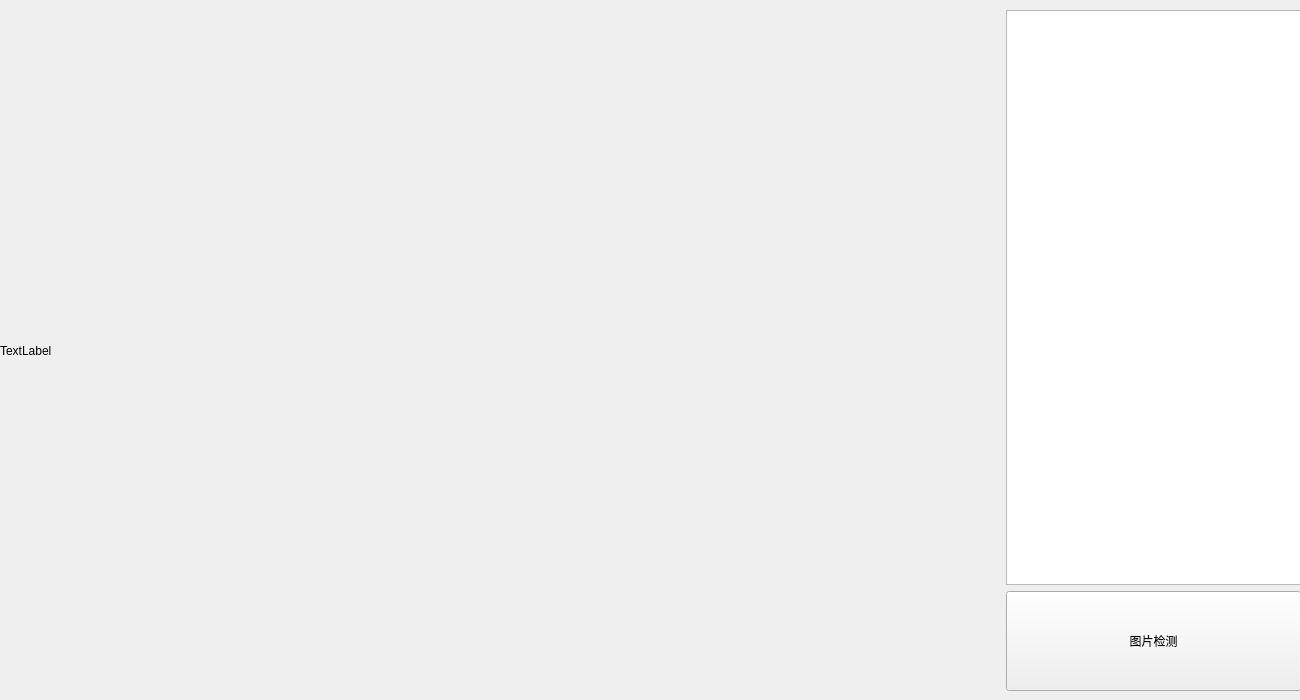
<?xml version="1.0" encoding="UTF-8"?>
<ui version="4.0">
 <class>MainWindow</class>
 <widget class="QWidget" name="MainWindow">
  <property name="geometry">
   <rect>
    <x>0</x>
    <y>0</y>
    <width>1300</width>
    <height>700</height>
   </rect>
  </property>
  <property name="windowTitle">
   <string>图片识别</string>
  </property>
  <widget class="QWidget" name="">
   <property name="geometry">
    <rect>
     <x>0</x>
     <y>10</y>
     <width>1301</width>
     <height>681</height>
    </rect>
   </property>
   <layout class="QHBoxLayout" name="horizontalLayout">
    <item>
     <widget class="QLabel" name="label_new">
      <property name="sizePolicy">
       <sizepolicy hsizetype="Expanding" vsizetype="Expanding">
        <horstretch>0</horstretch>
        <verstretch>0</verstretch>
       </sizepolicy>
      </property>
      <property name="minimumSize">
       <size>
        <width>1000</width>
        <height>0</height>
       </size>
      </property>
      <property name="text">
       <string>TextLabel</string>
      </property>
     </widget>
    </item>
    <item>
     <layout class="QVBoxLayout" name="verticalLayout">
      <item>
       <widget class="QTextBrowser" name="textBrowser"/>
      </item>
      <item>
       <widget class="QPushButton" name="pushButton_img">
        <property name="minimumSize">
         <size>
          <width>100</width>
          <height>100</height>
         </size>
        </property>
        <property name="text">
         <string>图片检测</string>
        </property>
       </widget>
      </item>
     </layout>
    </item>
   </layout>
  </widget>
 </widget>
 <resources/>
 <connections/>
</ui>
